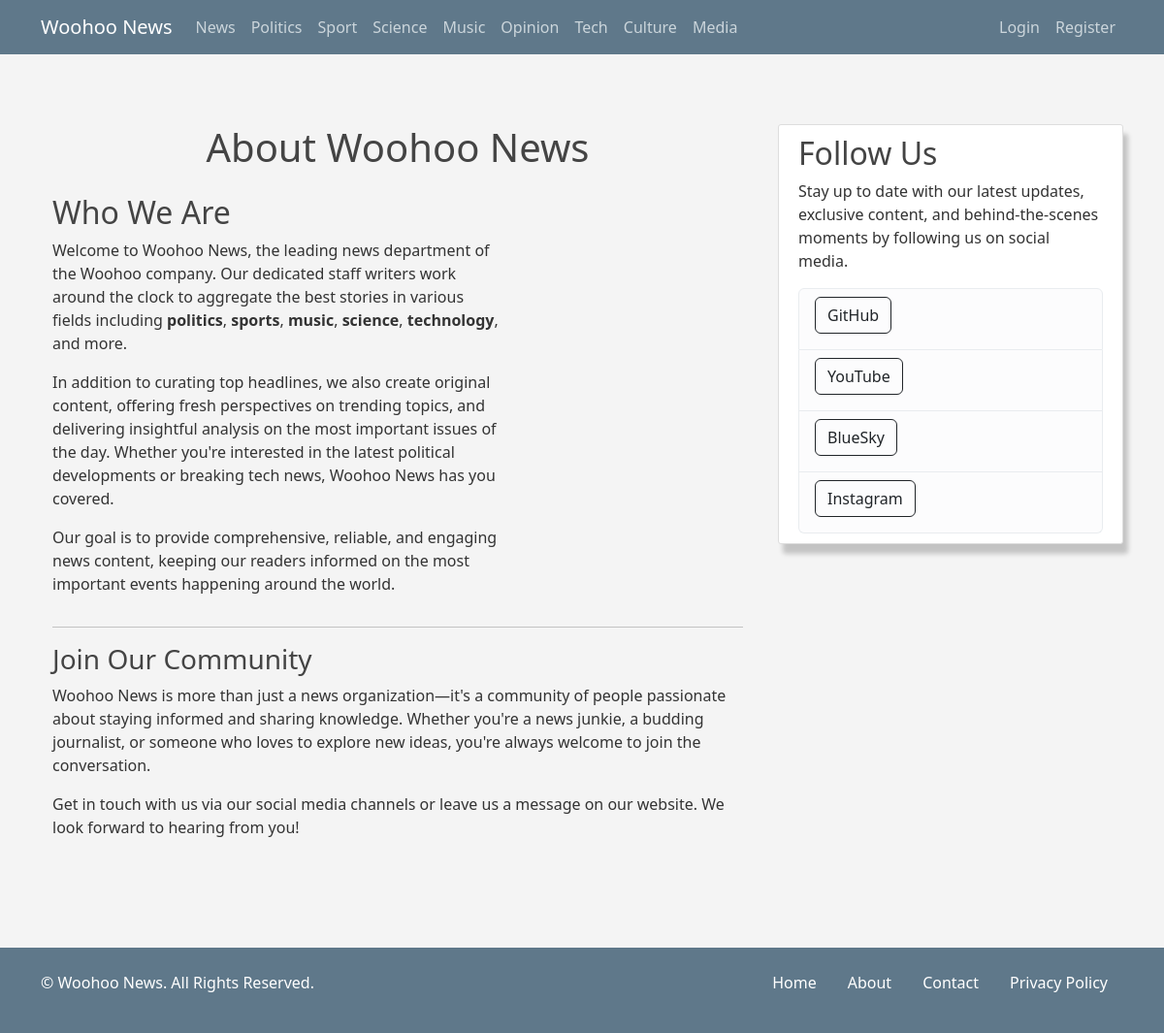
The app's page /blog/about/ with its own data.
### blog/models.py (models this page shows, shortened)
class Category(Model):
    name = CharField(max_length=30, unique=True)
    slug = SlugField(unique=True, blank=True)
    order = PositiveIntegerField(default=0)
    class Meta:
        verbose_name_plural = "categories"
        ordering = ["order"]

### blog/views.py (the view)
# urls.py: path("about/", AboutView.as_view(), name="blog-about"),
class AboutView(TemplateView):
    template_name = "blog/about.html"
    def get_context_data(self, **kwargs):
        context = super().get_context_data(**kwargs)
        context["hide_sidebar"] = True
        context["show_socials"] = True
        context["title"] = "About"
        return context

### blog/context_processors.py (called while the page is built)
def categories(request):
    return {"categories": Category.objects.all()}

### blog/templates/blog/about.html (shortened to what this page needs)
{% extends "blog/base.html" %}
{% block content %}
  <div class="container my-5">
    <h1 class="text-center mb-4">About Woohoo News</h1>
    <div class="row">
      <div class="col-md-8">
        <h2>Who We Are</h2>
        <p>
          Welcome to Woohoo News, the leading news department of the Woohoo company. Our dedicated staff writers work around the clock to aggregate the best stories in various fields including <strong>politics</strong>, <strong>sports</strong>, <strong>music</strong>, <strong>science</strong>, <strong>technology</strong>, and more.
        </p>
        <p>
          In addition to curating top headlines, we also create original content, offering fresh perspectives on trending topics, and delivering insightful analysis on the most important issues of the day. Whether you're interested in the latest political developments or breaking tech news, Woohoo News has you covered.
        </p>
        <p>
          Our goal is to provide comprehensive, reliable, and engaging news content, keeping our readers informed on the most important events happening around the world.
        </p>
      </div>
    </div>
    <hr>
    <div class="row">
      <div class="col-12">
        <h3>Join Our Community</h3>
        <p>
          Woohoo News is more than just a news organization—it's a community of people passionate about staying informed and sharing knowledge. Whether you're a news junkie, a budding journalist, or someone who loves to explore new ideas, you're always welcome to join the conversation.
        </p>
        <p>
          Get in touch with us via our social media channels or leave us a message on our website. We look forward to hearing from you!
        </p>
      </div>
    </div>
  </div>
{% endblock %}

### blog/templates/blog/components/navbar.html (shortened to what this page needs)
{% block navbar %}
  <header class="site-header">
    <nav class="navbar navbar-expand-md navbar-dark bg-steel fixed-top">
      <div class="container">
        <a href="{% url "blog-home" %}" class="navbar-brand mr-4">Woohoo News</a>
        <div class="collapse navbar-collapse" id="navbarToggle">
          <div class="navbar-nav me-auto">
            {% for category in categories %}
            <a href="{% url 'category-posts' category.slug %}" class="nav-item nav-link">{{ category.name }}</a>
            {% endfor %}
          </div>
          <div class="navbar-nav ms-auto">
            {% if user.is_authenticated %}
            {% if user.is_staff %}
            <a href="{% url "post-create" %}" class="nav-item nav-link">New Post</a>
            {% endif %}
            {% if user.is_staff %}
              <a href="{% url "user-posts" user %}" class="nav-item nav-link">My Posts</a>
            {% endif %}
              <a href="{% url "saved-posts" %}" class="nav-item nav-link">Saved Posts</a>
              <a href="{% url "profile" %}" class="nav-item nav-link">Profile</a>
              <form action="{% url "logout" %}" method="POST">
                {% csrf_token %}
                <button type="submit" class="nav-item nav-link">Logout</button>
              </form>
            {% else %}
              <a href="{% url "login" %}" class="nav-item nav-link">Login</a>
              <a href="{% url "register" %}" class="nav-item nav-link">Register</a>
            {% endif %}
          </div>
        </div>
      </div>
    </nav>
  </header>
{% endblock navbar %}

### blog/static/blog/style.css (style rules this page uses)
:root { --primary-color: #111; --secondary-color: #f4f4f4; --tertiary-color: #333; --bg-dark: #111; --bg-light: lightgrey; --bg-steel: #5f788a; --text-dark: #000; --text-md: #333; --text-light: #fff; --text-highlight: rgb(180, 165, 31); }
html, body { height: 100vh; margin: 0; }
body { background: var(--secondary-color); color: var(--text-md); margin-top: 5rem; display: flex; flex-direction: column; min-height: 100vh; }
h1, h2, h3, h4, h5, h6 { color: #444444; }
a { text-decoration: none; }
.bg-steel { background-color: var(--bg-steel); }
.site-header .navbar-nav .nav-link { color: #cbd5db; }

### records on screen
Category: name "News"
Category: name "Politics"
Category: name "Sport"
Category: name "Science"
Category: name "Music"
Category: name "Opinion"
Category: name "Tech"
Category: name "Culture"
Category: name "Media"
